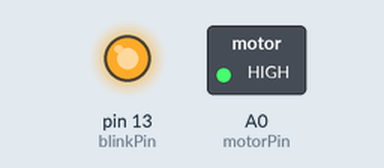
The sketch below on a simulated Arduino Uno, built with avr-gcc and run on an emulated ATmega328P. On the bench: switched loads named in the sketch (green lamp = pin HIGH), output pins drawn as LEDs (lit = HIGH).

Above: at 0.1 s.
At 5.1 s:
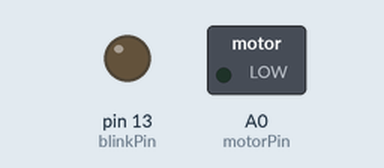
Timing chart, 0 to 6.6 s (numbered marks = the images above):
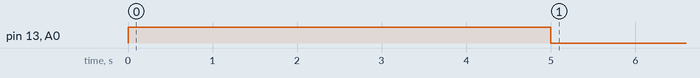

The sketch:

ELC7010.ino
```cpp
int motorPin = A0; // pin that turns on the motor
int blinkPin = 13; // pin that turns on the LED
int watertime = 5; // how long to water in seconds
int waittime = 60; // how long to wait between watering, in minutes

void setup()
{
  pinMode(motorPin, OUTPUT); // set A0 to an output so we can use it to turn on the transistor
  pinMode(blinkPin, OUTPUT); // set pin 13 to an output so we can use it to turn on the LED
}

void loop()
{
  digitalWrite(motorPin, HIGH); // turn on the motor
  digitalWrite(blinkPin, HIGH); // turn on the LED
  delay(watertime*1000);        // multiply by 1000 to translate seconds to milliseconds

  digitalWrite(motorPin, LOW);  // turn off the motor
  digitalWrite(blinkPin, LOW);  // turn off the LED
  delay(waittime*60000);        // multiply by 60000 to translate minutes to milliseconds
}
```

Measured:
- by itself, pin 13 (blinkPin), A0 (motorPin): LOW → HIGH at 0.00 s, → LOW 5.0 s later
